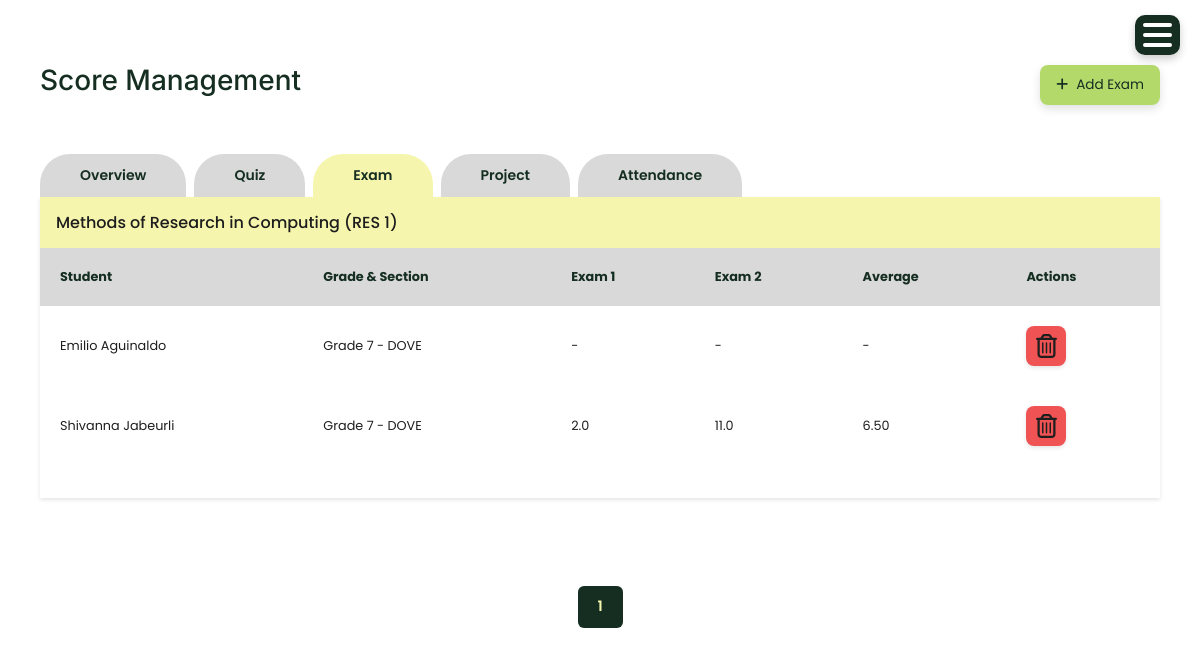
Before: /exam/ (signed in) with the older database file.
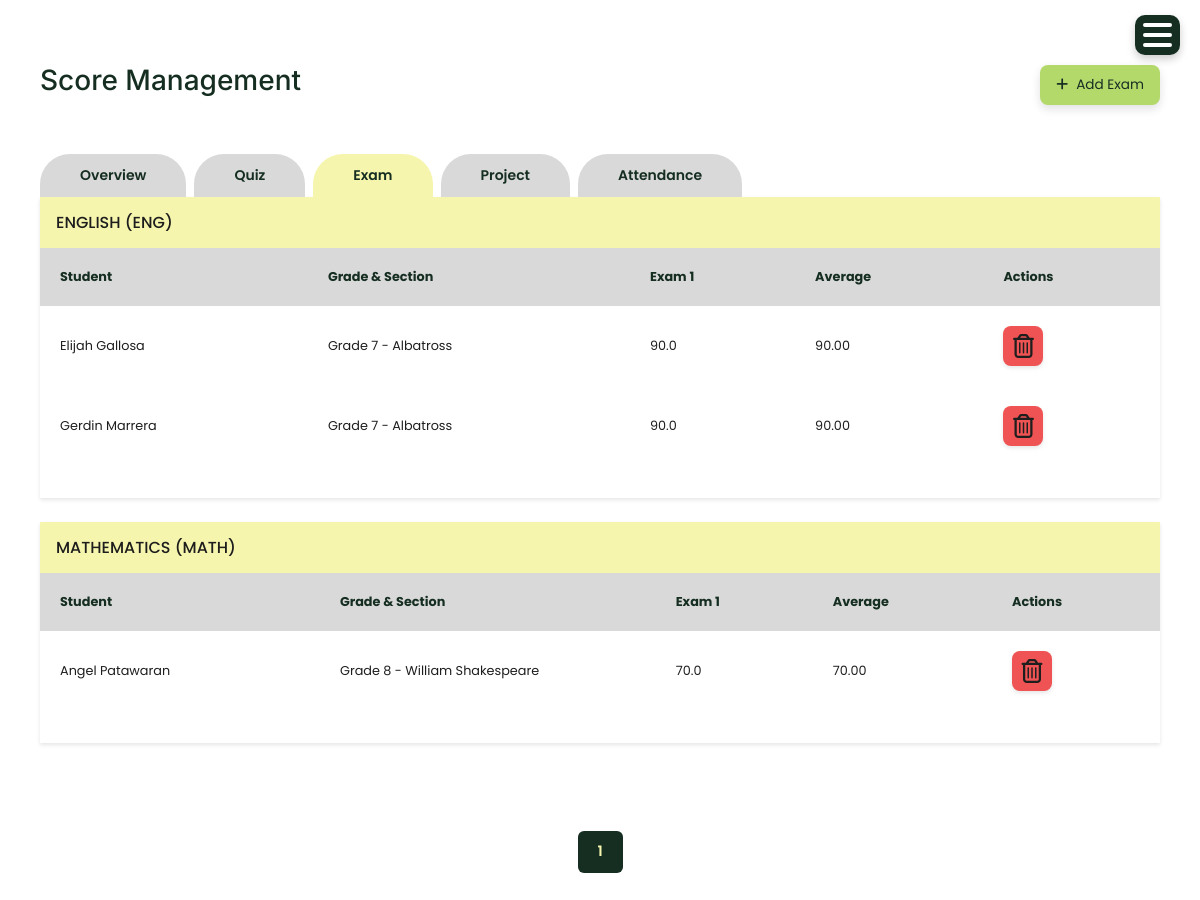
After: the same page with the newer database file.
### account/models.py (models this page shows, shortened)
class Subject(models.Model):
    code = models.CharField(max_length=20, default='DEFAULT_CODE')
    name = models.CharField(max_length=100)
    department = models.CharField(max_length=100)
    grade_level = models.CharField(max_length=10, choices=[
        ('Grade 7', 'Grade 7'),
        ('Grade 8', 'Grade 8'),
        ('Grade 9', 'Grade 9'),
        ('Grade 10', 'Grade 10')
    ], blank=True, null=True)
    status = models.CharField(max_length=10, choices=[('Active','Active'),('Inactive','Inactive')])

class StudentRecord(models.Model):
    STATUS_CHOICES = [
        ('active', 'Active'),
        ('inactive', 'Inactive'),
        ('graduated', 'Graduated'),
        ('transferred', 'Transferred'),
    ]
    SECTION_CHOICES = [
        ('Grade 7', 'Grade 7'),
        ('Grade 8', 'Grade 8'),
        ('Grade 9', 'Grade 9'),
        ('Grade 10', 'Grade 10'),
    ]
    GENDER_CHOICES = [
        ('Male', 'Male'),
        ('Female', 'Female'),
    ]
    student_id = models.PositiveIntegerField()
    fullname = models.CharField(max_length=100)
    grade_and_section = models.CharField(max_length=20, choices=SECTION_CHOICES, default='active')
    gender = models.CharField(max_length=20, choices=GENDER_CHOICES, default='active')
    age = models.PositiveIntegerField()
    address = models.CharField(max_length=200)
    parent = models.CharField(max_length=100)
    parent_contact = models.PositiveIntegerField()
    status = models.CharField(max_length=20, choices=STATUS_CHOICES, default='active')
    account_username = models.CharField(max_length=150, blank=True, null=True)

### account/views.py (the view, shortened to what this page needs)
# urls.py: path('exam/', views.exam, name='exam'),
def exam(request):
    search = request.GET.get('search', '').strip()
    subjects_with_exams = Subject.objects.filter(
        exam_scores__isnull=False
    ).distinct().order_by('name')
    exam_data = []
    for subject in subjects_with_exams:
        assigned_subject = AssignedSubject.objects.filter(
            subject=subject,
            status='Active'
        ).first()
        if assigned_subject:
            grade_val = (assigned_subject.grade_level or '').strip()
            students_qs = StudentRecord.objects.filter(status='active')
            if grade_val:
                if ' - ' in grade_val or '-' in grade_val:
                    students_qs = students_qs.filter(grade_and_section__iexact=grade_val)
                else:
                    students_qs = students_qs.filter(grade_and_section__istartswith=grade_val)
            students = students_qs.order_by('fullname')
        else:
            students = StudentRecord.objects.filter(status='active').order_by('fullname')
        exam_numbers = ExamScore.objects.filter(subject=subject).values_list('exam_number', flat=True).distinct().order_by('exam_number')
        exam_numbers_list = list(exam_numbers)
        student_rows = []
        for student in students:
            student_scores = []
            total_score = 0
            count = 0
            for exam_num in exam_numbers_list:
                try:
                    exam_score = ExamScore.objects.get(
                        student=student,
                        subject=subject,
                        exam_number=exam_num
                    )
                    score_val = float(exam_score.score)
                    student_scores.append(score_val)
                    total_score += score_val
                    count += 1
                except ExamScore.DoesNotExist:
                    student_scores.append(None)
            average = (total_score / count) if count > 0 else None
            student_rows.append({
                'student': student,
                'scores': student_scores,
                'average': average
            })
        exam_data.append({
            'subject': subject,
            'exam_numbers': exam_numbers_list,
            'student_rows': student_rows
        })
    page = request.GET.get('page', 1)
    per_page = 5  # Show 5 subjects per page to avoid screen overflow
    paginator = Paginator(exam_data, per_page)
    try:
        page_obj = paginator.page(page)
    except:
        page_obj = paginator.page(1)
    return render(request, 'exam.html', {
        'exam_data': page_obj if page_obj else [],
        'page_obj': page_obj,
        'tab': 'exam',
        'search': search,
    })

### templates/exam.html (shortened to what the changed rows need)
{% extends 'base.html' %}
{% load static %}
{% block content %}
<div class="container mt-4">
    <div class="user-folder-card">
        <div class="user-heading">
            <h2>Score Management</h2>
        </div>
        <div class="tab-content">
            {% if exam_data %}
                    {% for data in page_obj %}
                        <div class="mb-4">
                            <h4>{{ data.subject.name }} ({{ data.subject.code }})</h4>
                            <div class="table-scroll">
                            <table class="user-table">
                                <thead>
                                    <tr>
                                        <th>Student</th>
                                        <th>Grade & Section</th>
                                        {% for exam_num in data.exam_numbers %}
                                        <th>Exam {{ exam_num }}</th>
                                        {% endfor %}
                                        <th>Average</th>
                                        <th>Actions</th>
                                    </tr>
                                </thead>
                                <tbody>
                                    {% for row in data.student_rows %}
                                    <tr>
                                        <td>{{ row.student.fullname }}</td>
                                        <td>{{ row.student.grade_and_section }}</td>
                                        {% for score in row.scores %}
                                        <td>
                                            {% if score %}
                                                {{ score }}
                                            {% else %}
                                                -
                                            {% endif %}
                                        </td>
                                        {% endfor %}
                                        <td>
                                            {% if row.average %}
                                                {{ row.average|floatformat:2 }}
                                            {% else %}
                                                -
                                            {% endif %}
                                        </td>
                                        <td class="actions-cell">
                                            <button type="button" class="btn-action btn-action-delete" onclick="if(confirm('Delete all exam scores for {{ row.student.fullname }}?')) deleteScores('exam', {{ row.student.id }}, {{ data.subject.id }})">
                                                <i class="fa-regular fa-trash-can"></i>
                                            </button>
                                        </td>
                                    </tr>
                                    {% empty %}
                                    <tr>
                                        <td colspan="{{ data.exam_numbers|length|add:4 }}" class="text-center">No students found.</td>
                                    </tr>
                                    {% endfor %}
                                </tbody>
                            </table>
                            </div>
                        </div>
                    {% endfor %}
        </div>
        <div class="user-data-table">
            <div class="user-table-wrapper">
                    {% if page_obj %}
                    <nav aria-label="Page navigation" class="mt-3">
                        <ul class="pagination justify-content-center">
                            {% for num in page_obj.paginator.page_range %}
                                {% if page_obj.number == num %}
                                    <li class="page-item active"><span class="page-link">{{ num }}</span></li>
                                {% elif num > page_obj.number|add:'-3' and num < page_obj.number|add:'3' %}
                                    <li class="page-item">
                                        <a class="page-link" href="?page={{ num }}">{{ num }}</a>
                                    </li>
                                {% endif %}
                            {% endfor %}
                        </ul>
                    </nav>
                    {% endif %}
                {% endif %}
        </div>
        </div>
    </div>
</div>
{% endblock %}

Changed rows visible on the page:
removed Subject: subject.name "Methods of Research in Computing", subject.code "RES 1", exam_numbers "1" "2", StudentRecord (student.fullname "Shivanna Jabeurli", student.grade_and_section "Grade 7 - DOVE", scores "2.0" "11.0", average "6.50")
no longer on this page (row edited): StudentRecord: student.fullname "Emilio Aguinaldo", student.grade_and_section "Grade 7 - DOVE", shown under "Methods of Research in Computing"
added Subject: subject.name "ENGLISH", subject.code "ENG", exam_numbers "1", StudentRecord (student.fullname "Elijah Gallosa", student.grade_and_section "Grade 7 - Albatross", scores "90.0", average "90.00")
added StudentRecord: student.fullname "Gerdin Marrera", student.grade_and_section "Grade 7 - Albatross", scores "90.0", average "90.00", shown under "ENGLISH"
added Subject: subject.name "MATHEMATICS", subject.code "MATH", exam_numbers "1"
added StudentRecord: student.fullname "Angel Patawaran", student.grade_and_section "Grade 8 - William Shakespeare", scores "70.0", average "70.00", shown under "MATHEMATICS"
